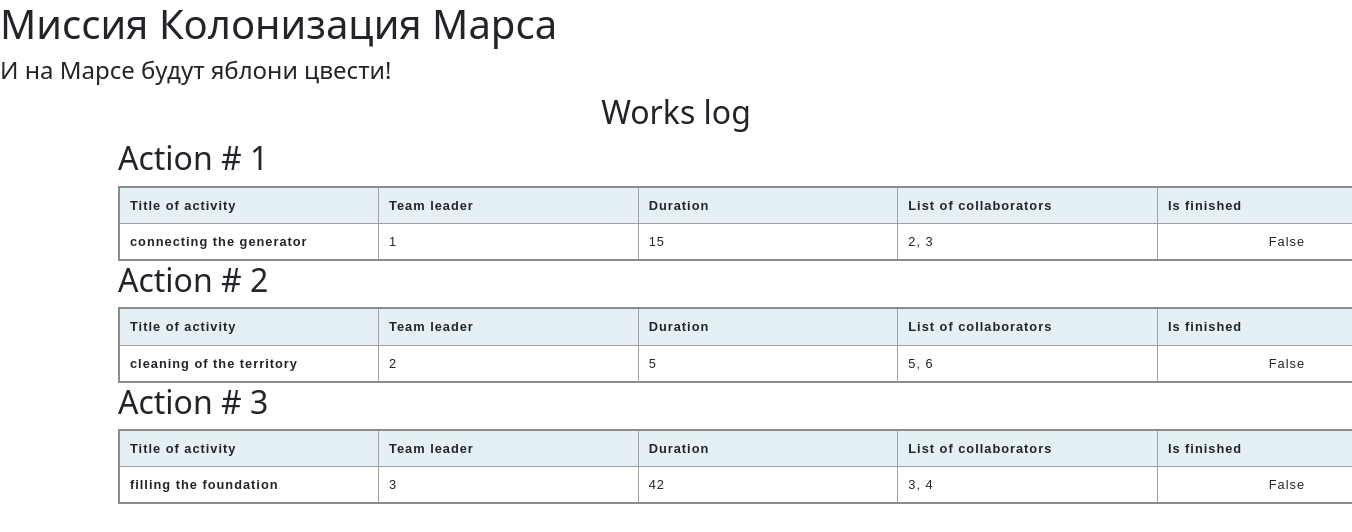
The page / on the database its author committed.
### Data/jobs.py (models this page shows)
class Jobs(SQlAlchemyBase):
    __tablename__ = 'jobs'
    id = sqlalchemy.Column(sqlalchemy.Integer, primary_key=True, autoincrement=True)
    team_leader = sqlalchemy.Column(sqlalchemy.Integer, sqlalchemy.ForeignKey("users.id"))
    job = sqlalchemy.Column(sqlalchemy.String)
    work_size = sqlalchemy.Column(sqlalchemy.Integer)
    collaborators = sqlalchemy.Column(sqlalchemy.String)
    start_date = sqlalchemy.Column(sqlalchemy.Date)
    end_date = sqlalchemy.Column(sqlalchemy.Date)
    is_finished = sqlalchemy.Column(sqlalchemy.Boolean)

### main.py (the view)
@app.route('/')
def index():
    db_sess = db_session.create_session()
    jobs = db_sess.query(Jobs).all()
    return render_template('table_jobs.html', jobs=jobs)

### Data/db_session.py (called while the page is built)
def create_session() -> Session: # -> значит, что наша функция возвращает конкретный тип(аннотация типа)
    global __factory__
    return __factory__()

### templates/table_jobs.html
{% extends "base.html" %}
{% block content %}
    <form action="" method="post" novalidate>
        <h2>Works log</h2>
        {% for item in jobs %}
        <h2 class="Action">Action # {{ item.id }}</h2>
        <table>
            <thead>
                <tr>
                    <th scope="col">Title of activity</th>
                    <th scope="col">Team leader</th>
                    <th scope="col">Duration</th>
                    <th scope="col">List of collaborators</th>
                    <th scope="col">Is finished</th>
                </tr>
            </thead>
            <tbody>
                <tr>
                    <th scope="row">{{ item.job }}</th>
                    <td>{{ item.team_leader }}</td>
                    <td>{{ item.work_size }}</td>
                    <td>{{ item.collaborators }}</td>
                    <td>{{ item.is_finished }}</td>
                </tr>
        </table>
        {% endfor %}
    </form>
{% endblock %}

### templates/base.html (shortened to what this page needs)
<!doctype html>
<html lang="en">
  <head>
  <link href="https://cdn.jsdelivr.net/npm/bootstrap@5.3.3/dist/css/bootstrap.min.css" rel="stylesheet">
  <link rel="stylesheet" type="text/css" href="{{ url_for('static',
  filename='css/style.css') }}">
  </head>
<body>
  <h1>Миссия Колонизация Марса</h1>
  <h4>И на Марсе будут яблони цвести!</h4>
  <main role="main" class="container">
    {% block content %}{% endblock %}
  </main>
</body>
</html>

### static/css/style.css (style rules this page uses)
h2 { text-align: center }
.Action { text-align: left }
table { border-collapse: collapse; border: 2px solid rgb(140 140 140); font-family: sans-serif; font-size: 0.8rem; letter-spacing: 1px; width: 1300px; table-layout: fixed }
thead, tfoot { background-color: rgb(228 240 245); }
th, td { border: 1px solid rgb(160 160 160); padding: 8px 10px; }
td:last-of-type { text-align: center; }

### rows shown on the page
Jobs: id "1", job "connecting the generator", team_leader "1", work_size "15", collaborators "2, 3", is_finished "False"
Jobs: id "2", job "cleaning of the territory", team_leader "2", work_size "5", collaborators "5, 6", is_finished "False"
Jobs: id "3", job "filling the foundation", team_leader "3", work_size "42", collaborators "3, 4", is_finished "False"
